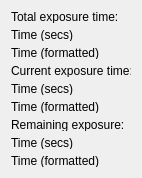
<?xml version="1.0" encoding="UTF-8"?>
<ui version="4.0">
 <class>ProgressForm</class>
 <widget class="QWidget" name="ProgressForm">
  <property name="geometry">
   <rect>
    <x>0</x>
    <y>0</y>
    <width>138</width>
    <height>174</height>
   </rect>
  </property>
  <property name="maximumSize">
   <size>
    <width>142</width>
    <height>183</height>
   </size>
  </property>
  <property name="windowTitle">
   <string>Form</string>
  </property>
  <layout class="QGridLayout" name="gridLayout_2">
   <item row="6" column="1">
    <widget class="QLabel" name="currentTimeFormattedLabel">
     <property name="minimumSize">
      <size>
       <width>120</width>
       <height>12</height>
      </size>
     </property>
     <property name="maximumSize">
      <size>
       <width>170</width>
       <height>13</height>
      </size>
     </property>
     <property name="text">
      <string>Time (formatted)</string>
     </property>
    </widget>
   </item>
   <item row="4" column="1">
    <widget class="QLabel" name="CurrentExposureLabel">
     <property name="minimumSize">
      <size>
       <width>120</width>
       <height>12</height>
      </size>
     </property>
     <property name="maximumSize">
      <size>
       <width>170</width>
       <height>13</height>
      </size>
     </property>
     <property name="text">
      <string>Current exposure time:</string>
     </property>
    </widget>
   </item>
   <item row="3" column="1">
    <widget class="QLabel" name="daqTimeFormattedLabel">
     <property name="minimumSize">
      <size>
       <width>0</width>
       <height>12</height>
      </size>
     </property>
     <property name="text">
      <string>Time (formatted)</string>
     </property>
    </widget>
   </item>
   <item row="2" column="1">
    <widget class="QLabel" name="daqTimeSecsLabel">
     <property name="minimumSize">
      <size>
       <width>120</width>
       <height>12</height>
      </size>
     </property>
     <property name="maximumSize">
      <size>
       <width>170</width>
       <height>13</height>
      </size>
     </property>
     <property name="text">
      <string>Time (secs)</string>
     </property>
    </widget>
   </item>
   <item row="5" column="1">
    <widget class="QLabel" name="currentTimeSecsLabel">
     <property name="minimumSize">
      <size>
       <width>120</width>
       <height>12</height>
      </size>
     </property>
     <property name="maximumSize">
      <size>
       <width>170</width>
       <height>13</height>
      </size>
     </property>
     <property name="text">
      <string>Time (secs)</string>
     </property>
    </widget>
   </item>
   <item row="1" column="1">
    <widget class="QLabel" name="totalExposureLabel">
     <property name="minimumSize">
      <size>
       <width>120</width>
       <height>12</height>
      </size>
     </property>
     <property name="maximumSize">
      <size>
       <width>170</width>
       <height>13</height>
      </size>
     </property>
     <property name="text">
      <string>Total exposure time:</string>
     </property>
    </widget>
   </item>
   <item row="7" column="1">
    <widget class="QLabel" name="label">
     <property name="minimumSize">
      <size>
       <width>120</width>
       <height>12</height>
      </size>
     </property>
     <property name="maximumSize">
      <size>
       <width>170</width>
       <height>13</height>
      </size>
     </property>
     <property name="text">
      <string>Remaining exposure:</string>
     </property>
    </widget>
   </item>
   <item row="9" column="1">
    <widget class="QLabel" name="remainingTimeFormattedLabel">
     <property name="minimumSize">
      <size>
       <width>120</width>
       <height>12</height>
      </size>
     </property>
     <property name="maximumSize">
      <size>
       <width>170</width>
       <height>13</height>
      </size>
     </property>
     <property name="text">
      <string>Time (formatted)</string>
     </property>
    </widget>
   </item>
   <item row="8" column="1">
    <widget class="QLabel" name="remainingTimeSecsLabel">
     <property name="minimumSize">
      <size>
       <width>120</width>
       <height>12</height>
      </size>
     </property>
     <property name="maximumSize">
      <size>
       <width>170</width>
       <height>13</height>
      </size>
     </property>
     <property name="text">
      <string>Time (secs)</string>
     </property>
    </widget>
   </item>
  </layout>
 </widget>
 <resources/>
 <connections/>
</ui>
